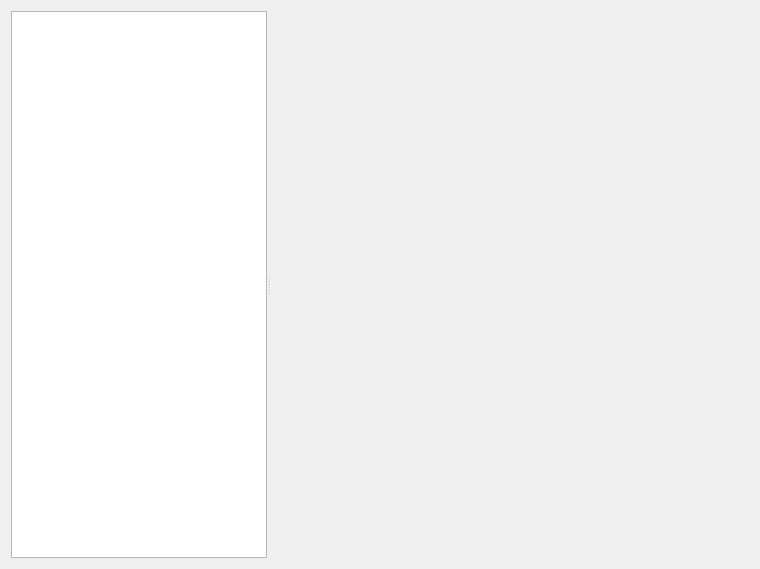
<?xml version="1.0" encoding="UTF-8"?>
<ui version="4.0">
 <class>InsertResearchSourceForm</class>
 <widget class="QWidget" name="InsertResearchSourceForm">
  <property name="geometry">
   <rect>
    <x>0</x>
    <y>0</y>
    <width>760</width>
    <height>569</height>
   </rect>
  </property>
  <property name="windowTitle">
   <string>Form</string>
  </property>
  <layout class="QHBoxLayout" name="horizontalLayout">
   <item>
    <widget class="QSplitter" name="splitter">
     <property name="orientation">
      <enum>Qt::Horizontal</enum>
     </property>
     <widget class="QListWidget" name="listWidget">
      <property name="sizePolicy">
       <sizepolicy hsizetype="Expanding" vsizetype="Expanding">
        <horstretch>0</horstretch>
        <verstretch>0</verstretch>
       </sizepolicy>
      </property>
     </widget>
     <widget class="QStackedWidget" name="mainStackedWidget">
      <property name="sizePolicy">
       <sizepolicy hsizetype="Preferred" vsizetype="Preferred">
        <horstretch>30</horstretch>
        <verstretch>0</verstretch>
       </sizepolicy>
      </property>
      <property name="minimumSize">
       <size>
        <width>0</width>
        <height>0</height>
       </size>
      </property>
      <property name="sizeIncrement">
       <size>
        <width>0</width>
        <height>0</height>
       </size>
      </property>
      <property name="baseSize">
       <size>
        <width>0</width>
        <height>0</height>
       </size>
      </property>
      <widget class="QWidget" name="page"/>
      <widget class="QWidget" name="page_2"/>
     </widget>
    </widget>
   </item>
  </layout>
 </widget>
 <resources/>
 <connections/>
</ui>
